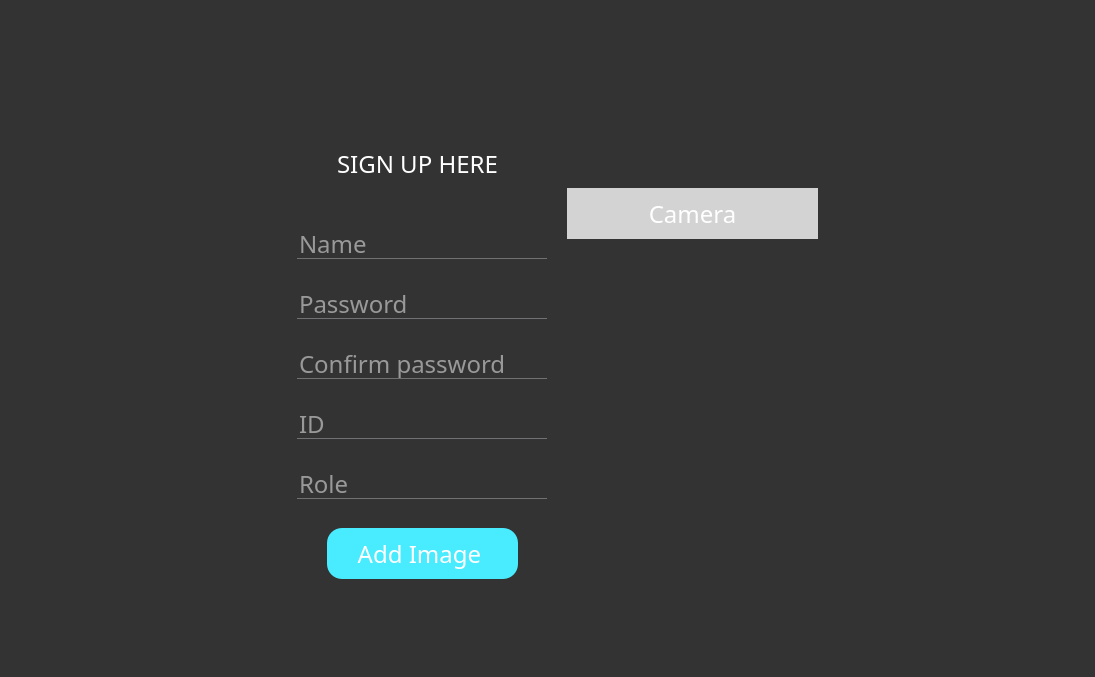
<?xml version="1.0" encoding="UTF-8"?>
<ui version="4.0">
 <class>Sign_up</class>
 <widget class="QWidget" name="Sign_up">
  <property name="geometry">
   <rect>
    <x>0</x>
    <y>0</y>
    <width>1095</width>
    <height>677</height>
   </rect>
  </property>
  <property name="windowTitle">
   <string>Form</string>
  </property>
  <property name="styleSheet">
   <string notr="true">*{

font-family:century gothic;
font-size:24px;
}
QFrame
{
background:#333;
border-radius:15px;


}

QPushButton
{
background:#49ebff;
border-radius:50px;

}
QToolButton
{
	
	border-image: url(:/images/C:/Users/nadal/Downloads/emp1-removebg-preview.png);
border-radius:60px;

}
QLabel
{
color:white;

}
QPushButton
{
color:white;
border-radius:15px;

}
QPushButton:hover
{

color:white;
border-radius:15px;
background:red;

}
QLineEdit
{
background:transparent;
border:none;
color:white;
border-bottom:1px solid #717072;

}
</string>
  </property>
  <widget class="QFrame" name="frame">
   <property name="geometry">
    <rect>
     <x>247</x>
     <y>68</y>
     <width>601</width>
     <height>541</height>
    </rect>
   </property>
   <property name="styleSheet">
    <string notr="true"/>
   </property>
   <property name="frameShape">
    <enum>QFrame::StyledPanel</enum>
   </property>
   <property name="frameShadow">
    <enum>QFrame::Raised</enum>
   </property>
   <widget class="QLabel" name="label">
    <property name="geometry">
     <rect>
      <x>90</x>
      <y>70</y>
      <width>161</width>
      <height>51</height>
     </rect>
    </property>
    <property name="styleSheet">
     <string notr="true"/>
    </property>
    <property name="text">
     <string>SIGN UP HERE</string>
    </property>
   </widget>
   <widget class="QPushButton" name="signup">
    <property name="geometry">
     <rect>
      <x>80</x>
      <y>460</y>
      <width>191</width>
      <height>51</height>
     </rect>
    </property>
    <property name="text">
     <string>Add Image </string>
    </property>
   </widget>
   <widget class="QLineEdit" name="name">
    <property name="geometry">
     <rect>
      <x>50</x>
      <y>160</y>
      <width>250</width>
      <height>31</height>
     </rect>
    </property>
    <property name="placeholderText">
     <string>Name</string>
    </property>
   </widget>
   <widget class="QLineEdit" name="pwd">
    <property name="geometry">
     <rect>
      <x>50</x>
      <y>220</y>
      <width>250</width>
      <height>31</height>
     </rect>
    </property>
    <property name="placeholderText">
     <string>Password</string>
    </property>
   </widget>
   <widget class="QLineEdit" name="role">
    <property name="geometry">
     <rect>
      <x>50</x>
      <y>400</y>
      <width>250</width>
      <height>31</height>
     </rect>
    </property>
    <property name="placeholderText">
     <string>Role</string>
    </property>
   </widget>
   <widget class="QLineEdit" name="confirm">
    <property name="geometry">
     <rect>
      <x>50</x>
      <y>280</y>
      <width>250</width>
      <height>31</height>
     </rect>
    </property>
    <property name="placeholderText">
     <string>Confirm password</string>
    </property>
   </widget>
   <widget class="QLabel" name="label_2">
    <property name="geometry">
     <rect>
      <x>190</x>
      <y>10</y>
      <width>251</width>
      <height>101</height>
     </rect>
    </property>
    <property name="styleSheet">
     <string notr="true">QLabel{

	background-color: none;


}</string>
    </property>
    <property name="text">
     <string/>
    </property>
   </widget>
   <widget class="QLineEdit" name="idemp">
    <property name="geometry">
     <rect>
      <x>50</x>
      <y>340</y>
      <width>250</width>
      <height>31</height>
     </rect>
    </property>
    <property name="placeholderText">
     <string>ID</string>
    </property>
   </widget>
   <widget class="QScrollArea" name="scrollArea">
    <property name="geometry">
     <rect>
      <x>320</x>
      <y>190</y>
      <width>251</width>
      <height>241</height>
     </rect>
    </property>
    <property name="styleSheet">
     <string notr="true">QWidget

{
background:#333333;
border-radius:15px;
border-color: rgb(255, 255, 255);
}</string>
    </property>
    <property name="widgetResizable">
     <bool>true</bool>
    </property>
    <widget class="QWidget" name="scrollAreaWidgetContents">
     <property name="geometry">
      <rect>
       <x>0</x>
       <y>0</y>
       <width>251</width>
       <height>241</height>
      </rect>
     </property>
    </widget>
   </widget>
   <widget class="QPushButton" name="cam">
    <property name="geometry">
     <rect>
      <x>320</x>
      <y>120</y>
      <width>251</width>
      <height>51</height>
     </rect>
    </property>
    <property name="styleSheet">
     <string notr="true">QPushButton
{
background:#D3D3D3;
border-radius:50px;

}</string>
    </property>
    <property name="text">
     <string>Camera</string>
    </property>
   </widget>
  </widget>
  <widget class="QLabel" name="label_3">
   <property name="geometry">
    <rect>
     <x>-230</x>
     <y>-130</y>
     <width>1371</width>
     <height>811</height>
    </rect>
   </property>
   <property name="text">
    <string/>
   </property>
   <property name="pixmap">
    <pixmap>IMG/car.png</pixmap>
   </property>
  </widget>
  <zorder>label_3</zorder>
  <zorder>frame</zorder>
 </widget>
 <resources/>
 <connections/>
</ui>
